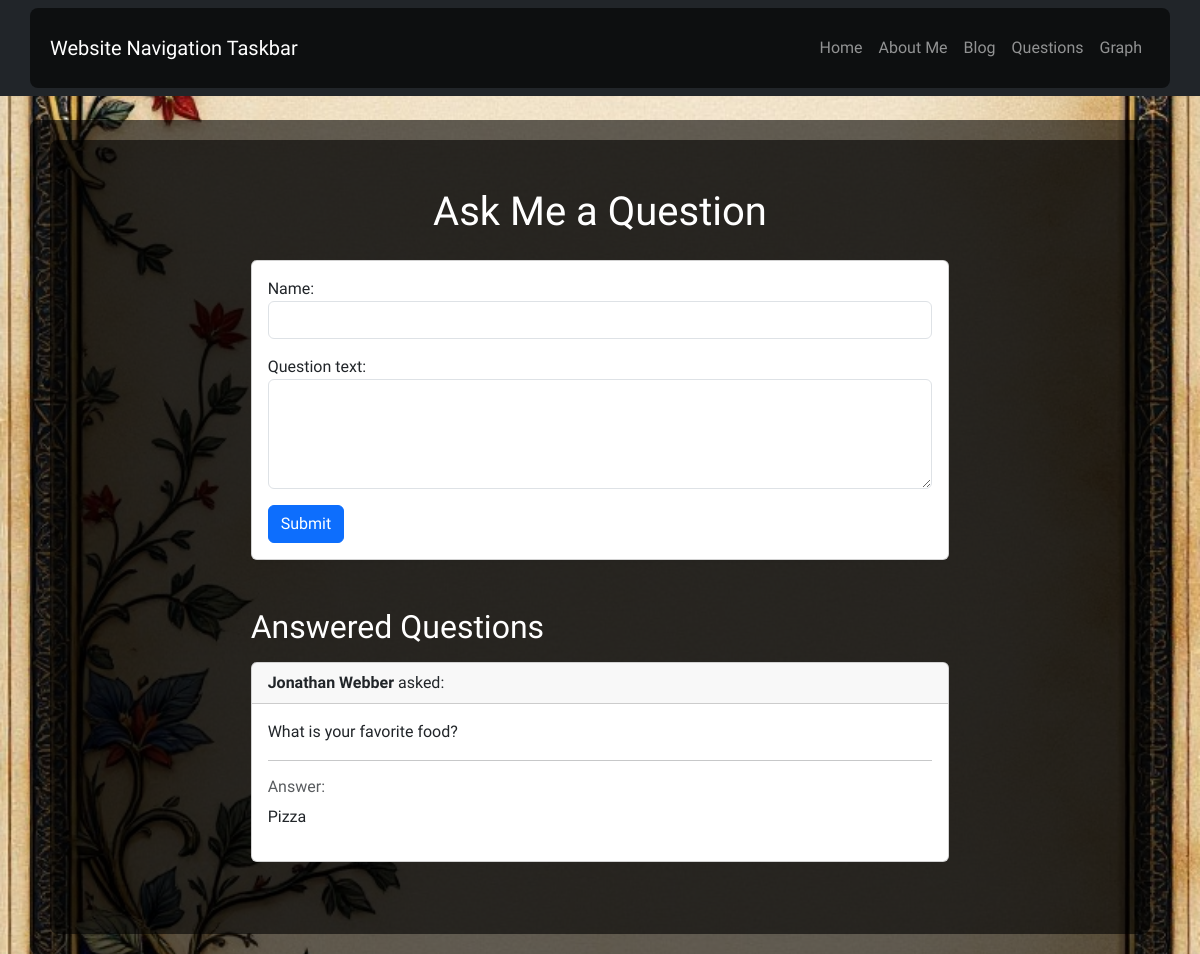
Screenshot of /questions/ with the database file from the repository.
### questions/models.py (models this page shows, shortened)
class Question(models.Model):
    name = models.CharField(max_length=100)
    question_text = models.TextField()
    answer_text = models.TextField(blank=True, null=True)
    submitted_at = models.DateTimeField(auto_now_add=True)

### questions/views.py (the view)
# urls.py: path('', views.questions_page, name='questions'),
def questions_page(request):
    if request.method == 'POST':
        form = QuestionForm(request.POST)
        if form.is_valid():
            form.save()
            return redirect('questions')  # or render a thank-you message
    else:
        form = QuestionForm()
    questions = Question.objects.filter(answer_text__isnull=False).order_by('-submitted_at')
    return render(request, 'questions/questions.html', {'form': form, 'questions': questions})

### questions/forms.py
class QuestionForm(forms.ModelForm):
    class Meta:
        model = Question
        fields = ['name', 'question_text']
        widgets = {
            'name': forms.TextInput(attrs={'class': 'form-control'}),
            'question_text': forms.Textarea(attrs={'class': 'form-control', 'rows': 4}),
        }

### questions/templates/questions/questions.html (shortened to what this page needs)
{% extends "base.html" %}
{% load static %}
{% block content %}
<div class="container py-5">
  <div class="row">
    <div class="col-lg-8 mx-auto">
      <h1 class="mb-4 text-center">Ask Me a Question</h1>
      <div class="card shadow-sm mb-5">
        <div class="card-body">
          <form method="post" novalidate>
            <div class="mb-3">
              {{ form.name.label_tag }} {{ form.name }}
            </div>
            <div class="mb-3">
              {{ form.question_text.label_tag }} {{ form.question_text }}
            </div>
            <button type="submit" class="btn btn-primary">Submit</button>
          </form>
        </div>
      </div>
      <h2 class="mb-3">Answered Questions</h2>
      {% for q in questions %}
        <div class="card mb-4">
          <div class="card-header">
            <strong>{{ q.name }}</strong> asked:
          </div>
          <div class="card-body">
            <p class="mb-2">{{ q.question_text }}</p>
            <hr>
            <h6 class="text-muted">Answer:</h6>
            <p>{{ q.answer_text }}</p>
          </div>
        </div>
      {% empty %}
        <p>No questions have been answered yet.</p>
      {% endfor %}
    </div>
  </div>
</div>
{% endblock %}

### rows the page displays
Question: name "Jonathan Webber", question_text "What is your favorite food?", answer_text "Pizza"
